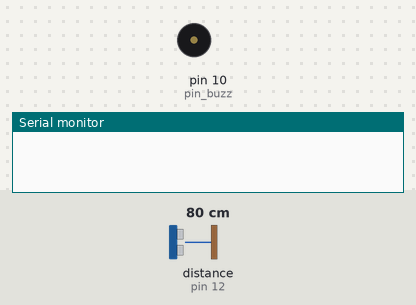
Bench run of a sketch on a simulated Arduino Uno, built with avr-gcc and run on an emulated ATmega328P. Parts: buzzer (waves = sounding), the last lines printed to the serial monitor. The test bench sets the inputs (shaded band); at power-on: distance to the obstacle (sensor on pin 12) 80 cm. The echo pulse lasts 58.3 µs per cm.

Above: at 0.1 s.
At 2.2 s:
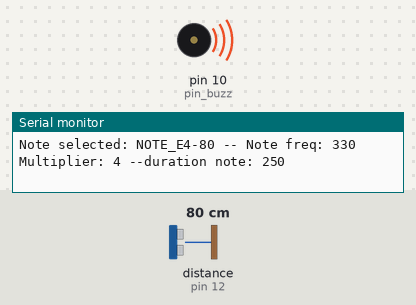
2.3 s: distance to the obstacle (sensor on pin 12) set to 2 cm
At 2.8 s:
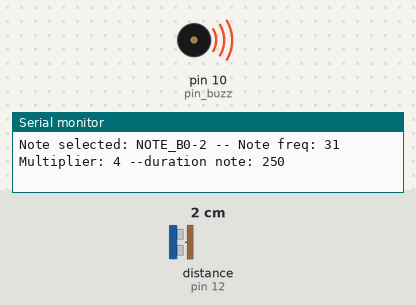
4.3 s: distance to the obstacle (sensor on pin 12) set to 4 cm
Timing chart, 0 to 7.3 s (numbered marks = the images above; inputs shaded):
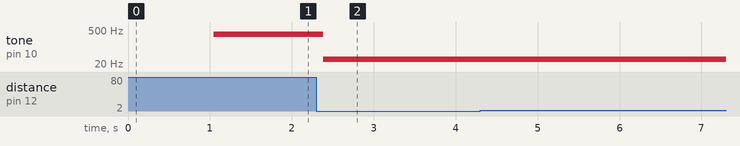

Measured:
- after the input at 2.3 s, tone on pin 10 (pin_buzz): 330 Hz → 31 Hz after 0.09 s

The sketch:

theremin.ino
```cpp
#include <toneAC.h>

/*
 * Theremin... with arduino
 * Proximity sensor and a passive buzzer
*/
//#include "IRremote.h"
#include "pitches.h"
#include "SR04.h"


int pin_trig=12;
int pin_echo=11;

int pin_buzz=10;

int pin_ir=9;

SR04 sr04 = SR04(pin_echo,pin_trig);
long a;
/*
IRrecv irrecv(pin_ir);     // create instance of 'irrecv'
decode_results results;      // create instance of 'decode_results'

boolean add = true;

int addIR(int previous){

  int next = previous;

  switch(results.value)

  {
  case 0xFF629D:
    next++;
    add = true;
    Serial.println("more leds");
    break;
  case 0xFFA857:
    next--;
    add = false;
    Serial.println("less leds");
    break;
  case 0xFFFFFFFF:
    Serial.println(" REPEAT");
    if(add)
      next++;
     else
      next--;
    break;
  default:
    Serial.println(" other button   ");

  }// End Case

  delay(50); // Do not get immediate repeat

  if(next>64){
    next = 64;
  }

  if(next<0){
    next = 0;
  }

  return next;
}
*/
// notes in the melody:
int melody[] = {
  NOTE_C5, NOTE_D5, NOTE_E5, NOTE_F5, NOTE_G5, NOTE_A5, NOTE_B5, NOTE_C6};
int del = 50;  // 500 miliseconds
int duration = 250;
int mult = 4;

void setup() {
  Serial.begin(9600);
  delay(1000);
  //irrecv.enableIRIn(); // Start the receiver
}

void loop() {
  a=sr04.Distance();
  int note = getNote(a*mult);
  Serial.print(a);
  Serial.print(" -- Note freq: ");
  Serial.print(note);
  Serial.print(" Multiplier: ");
  Serial.print(mult);
  Serial.print(" --duration note: ");
  Serial.println(duration);

  tone(pin_buzz, note, duration);

  delay(del);

//  freq = addIR(freq);
}

int getNote(int input){
  char* notes[] = {"NOTE_B0"  ,   "NOTE_C1"  ,   "NOTE_CS1" ,   "NOTE_D1"  ,   "NOTE_DS1" ,   "NOTE_E1"  ,   "NOTE_F1"  ,  "NOTE_FS1" ,   "NOTE_G1"  ,   "NOTE_GS1" ,   "NOTE_A1"  ,   "NOTE_AS1" ,   "NOTE_B1"  ,   "NOTE_C2"  ,   "NOTE_CS2" ,   "NOTE_D2"  ,   "NOTE_DS2" ,   "NOTE_E2"  ,   "NOTE_F2"  ,   "NOTE_FS2" ,   "NOTE_G2"  ,   "NOTE_GS2" ,   "NOTE_A2"  ,   "NOTE_AS2" ,   "NOTE_B2"  ,   "NOTE_C3"  ,   "NOTE_CS3" ,   "NOTE_D3"  ,   "NOTE_DS3" ,   "NOTE_E3"  ,   "NOTE_F3"  ,   "NOTE_FS3" ,   "NOTE_G3"  ,   "NOTE_GS3" ,   "NOTE_A3"  ,   "NOTE_AS3" ,   "NOTE_B3"  ,   "NOTE_C4"  ,   "NOTE_CS4" ,   "NOTE_D4"  ,   "NOTE_DS4" ,   "NOTE_E4"  ,   "NOTE_F4"  ,   "NOTE_FS4" ,   "NOTE_G4"  ,   "NOTE_GS4" ,   "NOTE_A4"  ,   "NOTE_AS4" ,   "NOTE_B4"  ,   "NOTE_C5"  ,   "NOTE_CS5" ,   "NOTE_D5"  ,   "NOTE_DS5" ,   "NOTE_E5"  ,   "NOTE_F5"  ,   "NOTE_FS5" ,   "NOTE_G5"  ,   "NOTE_GS5" ,   "NOTE_A5"  ,   "NOTE_AS5" ,   "NOTE_B5"  ,   "NOTE_C6"  ,   "NOTE_CS6" ,   "NOTE_D6"  ,   "NOTE_DS6" ,   "NOTE_E6"  ,   "NOTE_F6"  ,   "NOTE_FS6" ,   "NOTE_G6"  ,   "NOTE_GS6" ,   "NOTE_A6"  ,   "NOTE_AS6" ,   "NOTE_B6"  ,   "NOTE_C7"  ,   "NOTE_CS7" ,   "NOTE_D7"  ,   "NOTE_DS7" ,   "NOTE_E7"  ,   "NOTE_F7"  ,   "NOTE_FS7" ,   "NOTE_G7"  ,   "NOTE_GS7" ,   "NOTE_A7"  ,   "NOTE_AS7" ,   "NOTE_B7"  ,   "NOTE_C8"  ,   "NOTE_CS8" ,   "NOTE_D8"  ,   "NOTE_DS8"};
  int rangeNotes[] = {31,33,35,37,39, 41, 44, 46, 49, 52, 55, 58, 62, 65,69,73,78,82, 87,93,98,104, 110, 117,123,131,139, 147, 156,  165,  175, 185,  196, 208,  220, 233,  247, 262,277, 294,311, 330, 349,370, 392,415, 440,466, 494, 523,554, 587,622, 659, 698,740, 784,831, 880,932, 988, 1047,1109, 1175,1245, 1319, 1397,1480, 1568,1661, 1760,1865, 1976, 2093,2217, 2349,2489, 2637, 2794,2960, 3136,3322, 3520,3729, 3951, 4186,4435, 4699,4978};
  for(int i=0; i<89; i++){
    if(input<rangeNotes[i]){
      Serial.print("Note selected: ");
      Serial.print(notes[i]);
      Serial.print("-");
      return rangeNotes[i];
    }
  }
  return rangeNotes[0];
}
```
